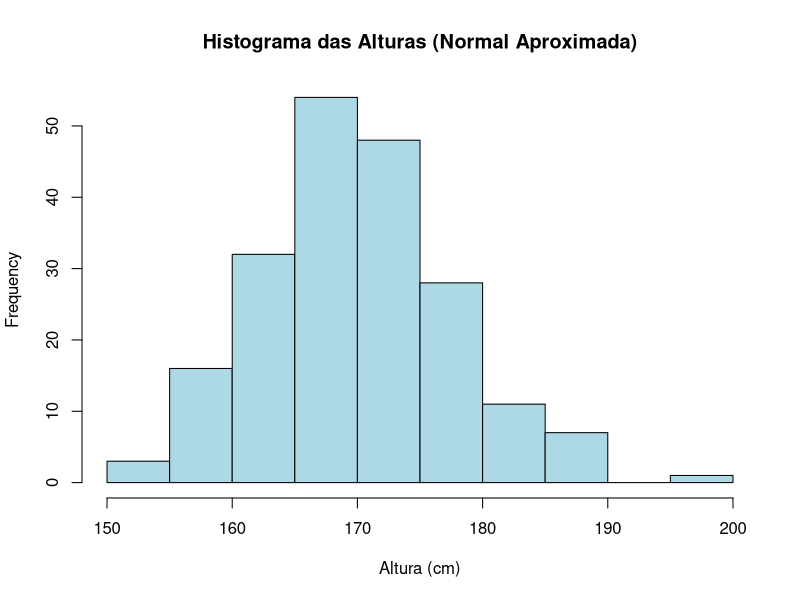
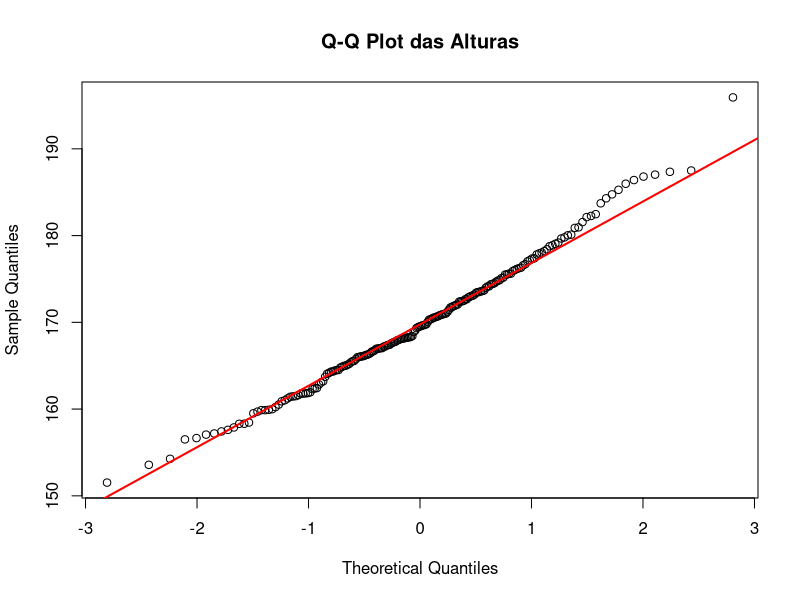
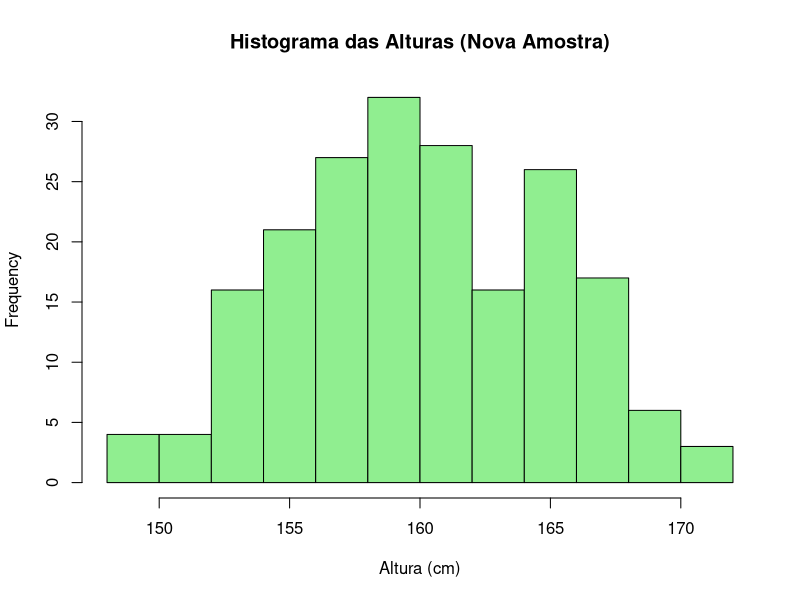
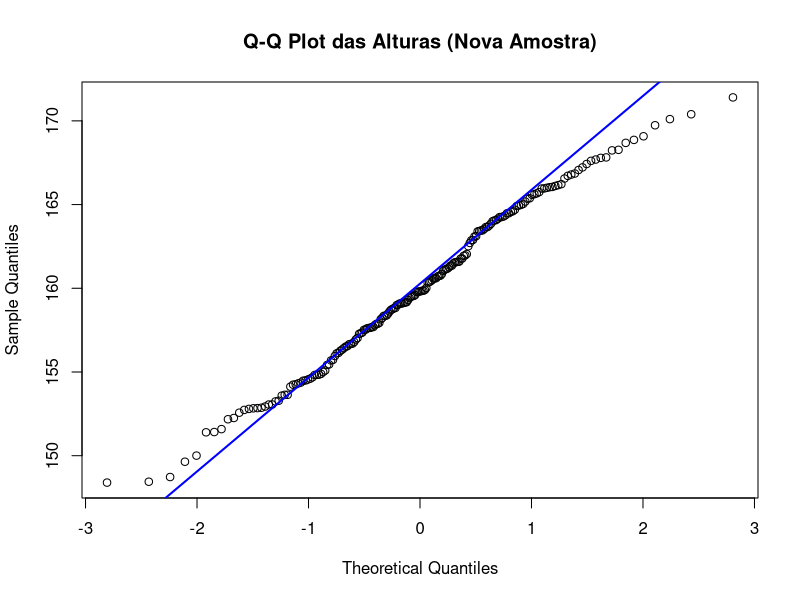

R code for these plots, in order:
## ---- chunk 1

# Gerar a amostra de alturas
set.seed(123) # Garante reprodutibilidade
alturas <- rnorm(200, mean = 170, sd = 8)

# Exibir o Histograma
hist(alturas,
breaks = 15,
main = "Histograma das Alturas (Normal Aproximada)",
xlab = "Altura (cm)",
col = "lightblue",
border = "black")

# Exibir o Q-Q Plot
qqnorm(alturas,
main = "Q-Q Plot das Alturas")
qqline(alturas, col = "red", lwd = 2)

## ---- chunk 2

# Gerar nova amostra
set.seed(456) # Nova semente para variar os dados
alturas_novas <- rnorm(200, mean = 160, sd = 5)

# Histograma
hist(alturas_novas,
breaks = 15,
main = "Histograma das Alturas (Nova Amostra)",
xlab = "Altura (cm)",
col = "lightgreen",
border = "black")

# Q-Q Plot
qqnorm(alturas_novas,
main = "Q-Q Plot das Alturas (Nova Amostra)")
qqline(alturas_novas, col = "blue", lwd = 2)
